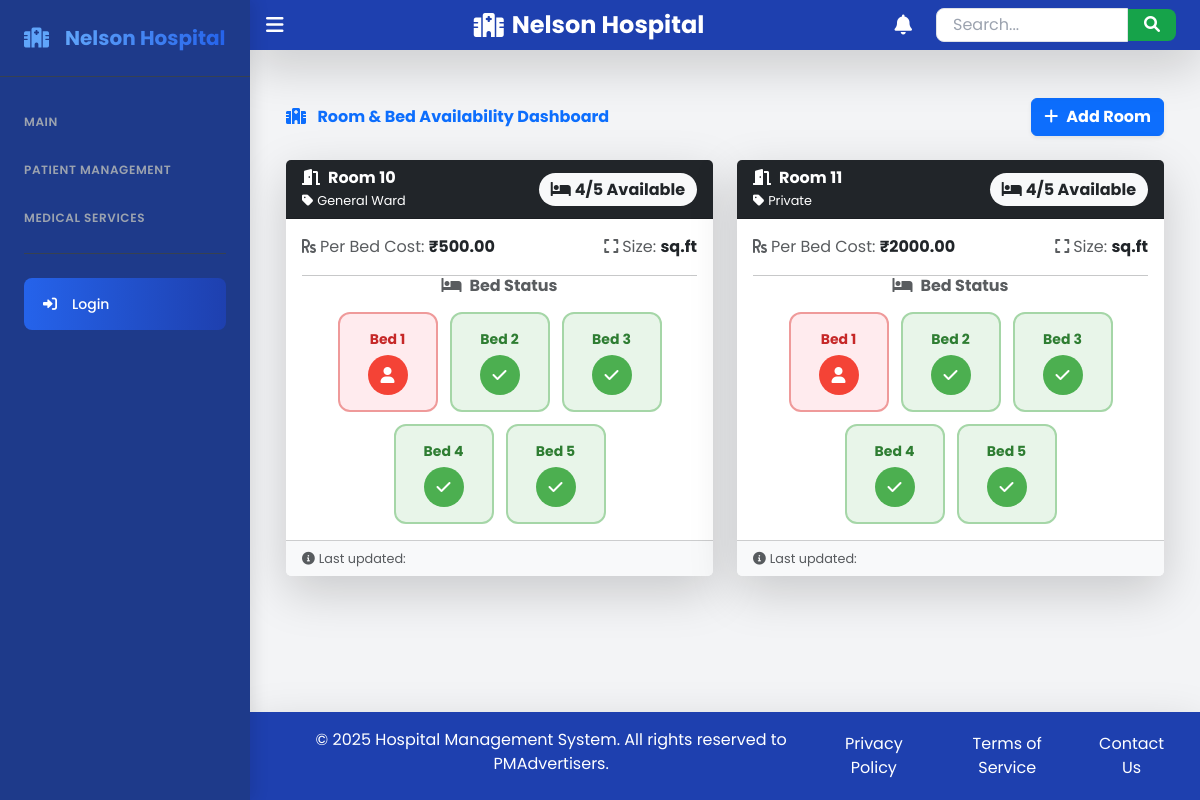
/room-overview/, run on an earlier commit of the app's database.
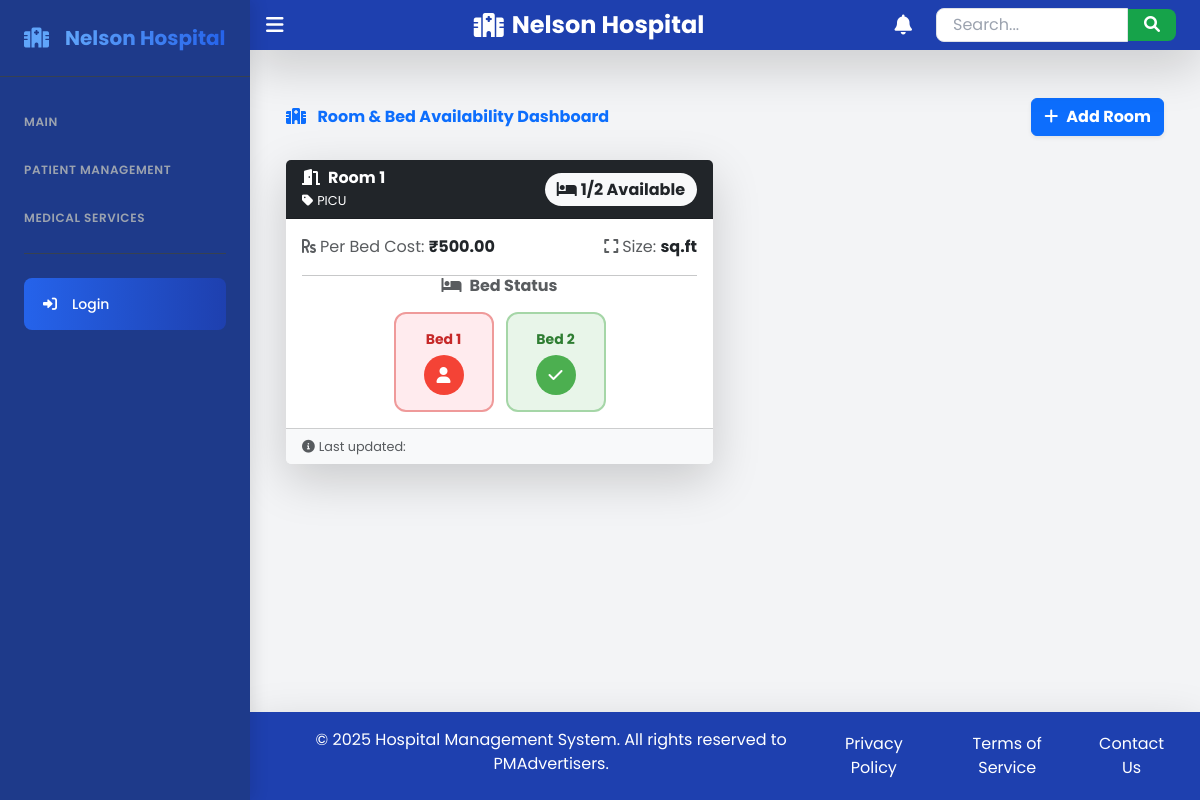
And on a later commit of the database.
### hms/models.py (models this page shows, shortened)
class Room(models.Model):
    ROOM_TYPES = [
    ('picu', 'PICU'),
    ('private', 'Private'),
    ('general', 'General Ward'),
    ('nicu', 'NICU'),
    ('icu', 'ICU'),
    ('emergency', 'Emergency Ward'),
    ('other', 'Other'),]
    room_number = models.CharField(max_length=10, unique=True)
    room_type = models.CharField(max_length=20, choices=ROOM_TYPES)
    is_available = models.BooleanField(default=True)
    total_beds = models.IntegerField(default=1,null=True)
    available_beds = models.IntegerField(default=1,null=True)
    bed_price_per_day = models.DecimalField(max_digits=10, decimal_places=2,null=True)
    occupied_beds = models.JSONField(default=list)  # Store occupied bed numbers in a list

### hms/views.py (the view)
# urls.py: path('room-overview/', views.room_overview, name='room_overview'),
def room_overview(request):
    rooms = Room.objects.all()
    for room in rooms:
        room.total_beds_list = list(range(1, room.total_beds + 1))
        room.bed_patient_info = {}
        for bed_number in room.occupied_beds:
            ipd_record = IPD.objects.filter(room=room, bed_number=bed_number).first()
            if ipd_record:
                room.bed_patient_info[bed_number] = {
                    "name": ipd_record.patient.user.full_name,
                    "admit_date": ipd_record.admitted_on,
                    "cost": room.bed_price_per_day,
                }
    return render(request, 'hms/room/room_overview.html', {'rooms': rooms})

### hms/templatetags/custom_filters.py (called while the page is built)
@register.filter
def get_patient_info(bed_patient_info, bed_number):
    return bed_patient_info.get(bed_number, {})

### hms/templatetags/user_tags.py (called while the page is built)
@register.filter(name='has_group')
def has_group(user, group_name):
    return user.groups.filter(name=group_name).exists()

### hms/templates/hms/room/room_overview.html (shortened to what this page needs)
{% extends 'hms/base.html' %}
{% load custom_filters %}
{% block content %}
<div class="container mt-4">
    <div class="d-flex justify-content-between align-items-center mb-4">
        <h2 class="fw-bold text-primary mb-0">
            <i class="fas fa-hospital-alt me-2"></i> Room & Bed Availability Dashboard
        </h2>
        <a href="{% url 'add_room' %}" class="btn btn-primary fw-bold shadow-sm">
            <i class="fas fa-plus me-2"></i>Add Room
        </a>
    </div>
    <div class="row">
        {% for room in rooms %}
        <div class="col-lg-6 mb-4">
            <div class="card shadow-lg border-0 h-100">
                <div class="card-header {% if room.available_beds == 0 %}bg-danger{% else %}bg-dark{% endif %} text-white d-flex justify-content-between align-items-center">
                    <div>
                        <h5 class="fw-bold m-0">
                            <i class="fas fa-door-open me-2"></i>Room {{ room.room_number }}
                        </h5>
                        <small class="d-block mt-1">
                            <i class="fas fa-tag me-1"></i>{{ room.get_room_type_display }}
                        </small>
                    </div>
                    <div class="text-end">
                        <span class="badge bg-light text-dark fs-6">
                            <i class="fas fa-bed me-1"></i>{{ room.available_beds }}/{{ room.total_beds }} Available
                        </span>
                    </div>
                </div>
                <div class="card-body">
                    <div class="d-flex justify-content-between align-items-center mb-3">
                        <div>
                            <span class="text-muted"><i class="fas fa-rupee-sign me-1"></i>Per Bed Cost:</span>
                            <strong>₹{{ room.bed_price_per_day }}</strong>
                        </div>
                        <div>
                            <span class="text-muted"><i class="fas fa-expand me-1"></i>Size:</span>
                            <strong>{{ room.size }} sq.ft</strong>
                        </div>
                    </div>
                    <hr>
                    <h6 class="fw-bold text-center mb-3 text-muted">
                        <i class="fas fa-bed me-2"></i>Bed Status
                    </h6>
                    <div class="bed-container d-flex flex-wrap justify-content-center">
                        {% for bed_number in room.total_beds_list %}
                            {% with patient_info=room.bed_patient_info|get_patient_info:bed_number %}
                                {% if bed_number in room.occupied_beds %}
                                    <div class="bed occupied position-relative"
                                         data-bs-toggle="popover"
                                         data-bs-html="true"
                                         title="<i class='fas fa-bed me-2'></i>Bed {{ bed_number }} - Occupied"
                                         data-bs-content="
                                            <div class='patient-info'>
                                                <p class='mb-1'><i class='fas fa-user me-2'></i><strong>Patient:</strong> {{ patient_info.name|default:'Unknown' }}</p>
                                                <p class='mb-1'><i class='fas fa-calendar-alt me-2'></i><strong>Admit Date:</strong> {{ patient_info.admit_date|default:'N/A' }}</p>
                                                <p class='mb-0'><i class='fas fa-rupee-sign me-2'></i><strong>Cost:</strong> ₹{{ patient_info.cost|default:'N/A' }}</p>
                                            </div>">
                                        <span class="bed-number">Bed {{ bed_number }}</span>
                                        <div class="bed-status occupied-status">
                                            <i class="fas fa-user"></i>
                                        </div>
                                    </div>
                                {% else %}
                                    <div class="bed available position-relative"
                                         data-bs-toggle="popover"
                                         title="<i class='fas fa-bed me-2'></i>Bed {{ bed_number }} - Available"
                                         data-bs-content="<i class='fas fa-check-circle me-2 text-success'></i>Ready for new patient">
                                        <span class="bed-number">Bed {{ bed_number }}</span>
                                        <div class="bed-status available-status">
                                            <i class="fas fa-check"></i>
                                        </div>
                                    </div>
                                {% endif %}
                            {% endwith %}
                        {% endfor %}
                    </div>
                </div>
                <div class="card-footer bg-light d-flex justify-content-between">
                    <small class="text-muted">
                        <i class="fas fa-info-circle me-1"></i>Last updated: {{ room.updated_at|date:"M d, Y H:i" }}
                    </small>
                </div>
            </div>
        </div>
        {% endfor %}
    </div>
</div>
{% endblock %}

### hms/templates/hms/base.html (shortened to what this page needs)
{% load user_tags %}
<!DOCTYPE html>
<html lang="en">
<head>
    <script src="https://cdn.tailwindcss.com"></script>
    <link href="https://cdnjs.cloudflare.com/ajax/libs/font-awesome/6.0.0-beta3/css/all.min.css" rel="stylesheet">
    <link href="https://cdn.jsdelivr.net/npm/bootstrap@5.3.0/dist/css/bootstrap.min.css" rel="stylesheet">
</head>
<body class="bg-gray-100 flex h-screen" onclick="closeSidebar(event)">
<aside id="sidebar" class="w-64 bg-gray-900 text-gray-100 h-screen fixed left-0 top-0 overflow-y-auto shadow-xl transition-all duration-300">
    <div class="flex justify-between items-center p-6 border-b border-gray-700">
        <h2 class="text-xl font-bold text-white flex items-center gap-3">
            <i class="fas fa-hospital text-blue-400"></i>
            <span class="bg-gradient-to-r from-blue-400 to-blue-600 bg-clip-text text-transparent">Nelson Hospital</span>
        </h2>
    </div>
    <div class="p-4">
        <ul class="space-y-2">
            <li class="mb-4 mt-2">
                <span class="text-xs font-semibold uppercase text-gray-400 tracking-wider">Main</span>
            </li>
            <li class="mb-4 mt-6">
                <span class="text-xs font-semibold uppercase text-gray-400 tracking-wider">Patient Management</span>
            </li>
            <li class="mb-4 mt-6">
                <span class="text-xs font-semibold uppercase text-gray-400 tracking-wider">Medical Services</span>
            </li>
            <li class="mt-8 pt-4 border-t border-gray-700">
                {% if user.is_authenticated %}
                    <a href="{% url 'logout' %}" class="flex items-center justify-between p-3 text-sm font-medium rounded-lg transition-all duration-200 bg-gray-800 hover:bg-gray-700 text-white group">
                        <div class="flex items-center">
                            <i class="fas fa-sign-out-alt w-5 text-center text-gray-400 group-hover:text-red-400"></i>
                            <span class="ml-3">Logout</span>
                        </div>
                        <span class="text-xs bg-blue-600 text-white px-2 py-1 rounded-full">{{ user.username }}</span>
                    </a>
                {% else %}
                    <a href="{% url 'login' %}" class="flex items-center p-3 text-sm font-medium rounded-lg transition-all duration-200 bg-gradient-to-r from-blue-600 to-blue-800 hover:from-blue-500 hover:to-blue-700 text-white group">
                        <i class="fas fa-sign-in-alt w-5 text-center text-white"></i>
                        <span class="ml-3">Login</span>
                    </a>
                {% endif %}
            </li>
        </ul>
    </div>
</aside>
    <div class="main-content flex-1">
        <nav class="bg-blue-800 p-2 text-white flex justify-between items-center shadow-lg sticky top-0 z-50">
            <button id="toggleSidebar" class="text-white text-xl hover:text-gray-300 transition duration-300 focus:outline-none ml-2">
                <i class="fas fa-bars"></i>
            </button>
            <h1 class="text-xl md:text-2xl font-bold text-center flex-1 flex items-center justify-center gap-2">
                <i class="fas fa-hospital hidden md:inline-block"></i>
                <span>Nelson Hospital</span>
            </h1>
            <div class="flex items-center gap-4 mr-4">
                <div class="relative">
                    <button id="notificationBtn" class="text-white text-xl hover:text-gray-300 transition duration-300 focus:outline-none relative">
                        <i class="fas fa-bell"></i>
                    </button>
                </div>
                <div class="relative hidden md:block">
                    <form id="searchForm" action="{% url 'search' %}" method="get"
                          class="flex items-center">
                        <input type="text"
                               name="q"
                               placeholder="Search..."
                               class="search-input px-3 py-1 w-48 border border-gray-300 rounded-l-lg focus:outline-none focus:ring-2 focus:ring-blue-500 text-black transition duration-300">
                        <button type="submit"
                                class="bg-green-600 hover:bg-green-700 text-white px-3 py-1 rounded-r-lg transition duration-300">
                            <i class="fas fa-search"></i>
                        </button>
                    </form>
                </div>
            </div>
        </nav>
        <div class="content-container container mx-auto p-4 md:p-6">
            {% block content %}{% endblock %}
        </div>
        <footer class="bg-blue-800 p-3 text-white text-center shadow-lg mt-auto">
            <div class="container mx-auto flex flex-col md:flex-row justify-between items-center">
                <div class="mb-2 md:mb-0">
                    &copy; 2025 Hospital Management System. All rights reserved to PMAdvertisers.
                </div>
                <div class="flex gap-4">
                    <a href="#" class="hover:text-blue-300 transition duration-300">Privacy Policy</a>
                    <a href="#" class="hover:text-blue-300 transition duration-300">Terms of Service</a>
                    <a href="#" class="hover:text-blue-300 transition duration-300">Contact Us</a>
                </div>
            </div>
        </footer>
    </div>
</body>
</html>

### hms/templates/hms/base.html (style rules this page uses)
body { font-family: 'Poppins', sans-serif; transition: background-color 0.3s, color 0.3s; }
#sidebar { z-index: 1000; position: fixed; left: 0; top: 0; height: 100vh; width: 250px; background-color: #1e3a8a; color: white; transform: translateX(-100%); transition: transform 0.3s ease-in-out; overflow-y: auto; scrollbar-width: thin; scrollbar-color: #4a5568 #1a202c; }
.main-content { margin-left: 0; transition: margin-left 0.3s ease-in-out; position: relative; z-index: 1; min-height: 100vh; display: flex; flex-direction: column; }
#sidebar.open { transform: translateX(0); box-shadow: 4px 0 15px rgba(0, 0, 0, 0.1); }
#sidebar.open + .main-content { margin-left: 250px; }
.content-container { flex: 1; padding-bottom: 60px; }
.transition-all { transition-property: all; }

### hms/templates/hms/room/room_overview.html (style rules this page uses)
.bed-container { gap: 12px; justify-content: center; }
.bed { width: 100px; height: 100px; display: flex; flex-direction: column; align-items: center; justify-content: center; font-weight: bold; border-radius: 12px; cursor: pointer; transition: all 0.3s ease; position: relative; overflow: hidden; }
.bed-number { font-size: 14px; margin-bottom: 5px; z-index: 2; }
.bed-status { width: 40px; height: 40px; border-radius: 50%; display: flex; align-items: center; justify-content: center; font-size: 16px; z-index: 2; }
.available { background-color: #e8f5e9; color: #2e7d32; border: 2px solid #a5d6a7; }
.available-status { background-color: #4caf50; color: white; }
.occupied { background-color: #ffebee; color: #c62828; border: 2px solid #ef9a9a; }
.occupied-status { background-color: #f44336; color: white; }
.card { transition: transform 0.3s ease; }
.badge { font-size: 14px; padding: 8px 12px; border-radius: 50px; }

What changed in the data, as far as the page shows it:
removed Room: room_number "10", room_type "General Ward", available_beds "4", total_beds "5", bed_price_per_day "500.00", total_beds_list "1", occupied_beds "[1]" (drawn), total_beds_list "2" "3" "4" "5"
removed Room: room_number "11", room_type "Private", available_beds "4", total_beds "5", bed_price_per_day "2000.00", total_beds_list "1", occupied_beds "[1]" (drawn), total_beds_list "2" "3" "4" "5"
added Room: room_number "1", room_type "PICU", available_beds "1", total_beds "2", bed_price_per_day "500.00", total_beds_list "1", occupied_beds "[1]" (drawn), total_beds_list "2"
